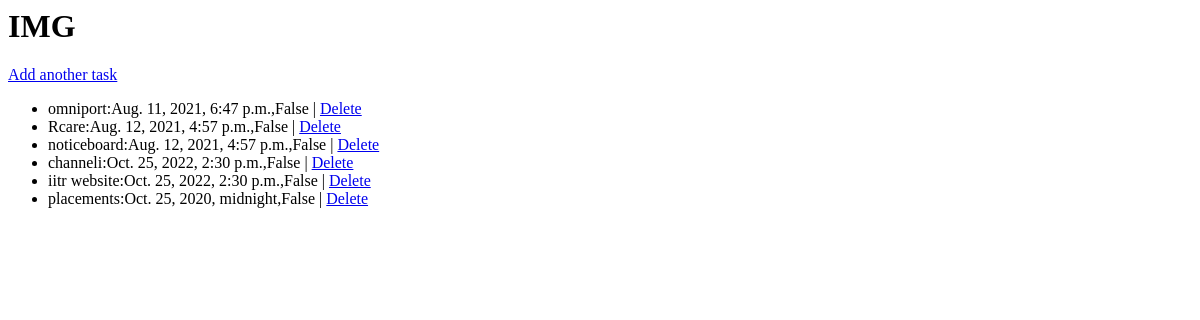
Page /polls/1/ on the earlier database version.
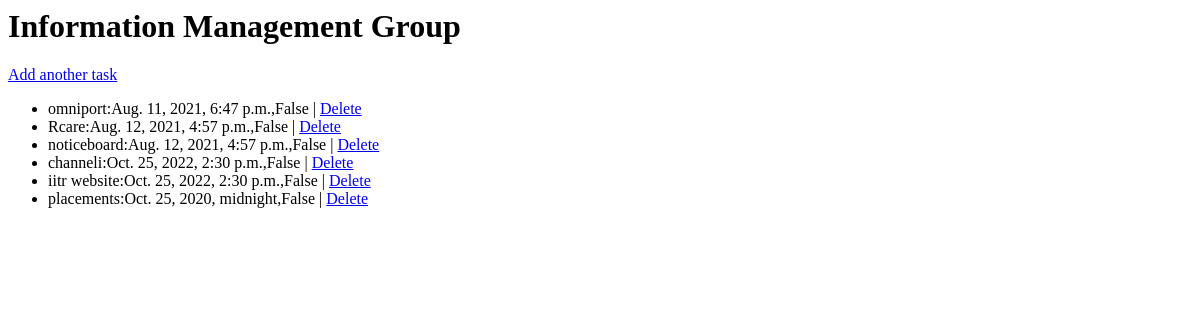
Same page on the later database version.
### polls/models.py (models this page shows, shortened)
class TodoList(models.Model):
    list_name = models.CharField(max_length=100)

### polls/views.py (the view)
# urls.py: path('<int:list_id>/', detail, name='list_details'),
def detail(request, list_id):
    try:
        todolist = TodoList.objects.get(id=list_id)
    except TodoList.DoesNotExist:
        raise Http404("This list does not exist")
    items_list = TodoItem.objects.filter(todo_list=todolist)
    context = {
        'todolist': todolist,
        'items_list': items_list
    }
    return render(request, 'polls/detail.html', context)

### polls/templates/polls/detail.html
<h1>{{ todolist.list_name }}</h1>
<a href="{% url 'polls:createsub' todolist.id %}">Add another task</a>
<ul>
    {% for item in items_list %}
    <li>
        {{item.title}}:{{item.due_date}},{{item.checked}}
        | <a href="{% url 'polls:delete_sub_task' item.title %}">Delete</a>
    </li>
    {% endfor %}
</ul>

Differences in the rows shown:
changed TodoList: list_name "IMG" → "Information Management Group"
